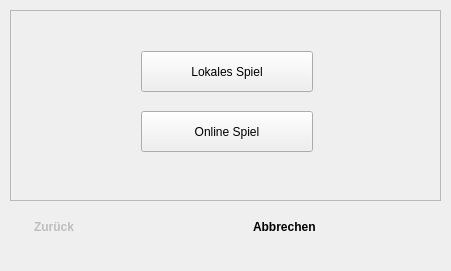
<?xml version="1.0" encoding="UTF-8"?>
<ui version="4.0">
 <class>SetupWindow</class>
 <widget class="QMainWindow" name="SetupWindow">
  <property name="geometry">
   <rect>
    <x>0</x>
    <y>0</y>
    <width>451</width>
    <height>271</height>
   </rect>
  </property>
  <property name="windowTitle">
   <string>Einrichtungsassistent</string>
  </property>
  <widget class="QWidget" name="centralwidget">
   <widget class="QStackedWidget" name="stackedWidget">
    <property name="geometry">
     <rect>
      <x>10</x>
      <y>10</y>
      <width>431</width>
      <height>191</height>
     </rect>
    </property>
    <property name="frameShape">
     <enum>QFrame::StyledPanel</enum>
    </property>
    <property name="frameShadow">
     <enum>QFrame::Plain</enum>
    </property>
    <property name="currentIndex">
     <number>0</number>
    </property>
    <widget class="QWidget" name="gameMode">
     <widget class="QPushButton" name="pushButton_3">
      <property name="geometry">
       <rect>
        <x>130</x>
        <y>40</y>
        <width>172</width>
        <height>41</height>
       </rect>
      </property>
      <property name="text">
       <string>Lokales Spiel</string>
      </property>
      <property name="iconSize">
       <size>
        <width>0</width>
        <height>0</height>
       </size>
      </property>
     </widget>
     <widget class="QPushButton" name="pushButton_4">
      <property name="geometry">
       <rect>
        <x>130</x>
        <y>100</y>
        <width>172</width>
        <height>41</height>
       </rect>
      </property>
      <property name="text">
       <string>Online Spiel</string>
      </property>
      <property name="iconSize">
       <size>
        <width>0</width>
        <height>0</height>
       </size>
      </property>
     </widget>
    </widget>
    <widget class="QWidget" name="createLocalGame">
     <widget class="QListWidget" name="listWidget_2">
      <property name="geometry">
       <rect>
        <x>180</x>
        <y>10</y>
        <width>101</width>
        <height>181</height>
       </rect>
      </property>
      <property name="styleSheet">
       <string notr="true">background-color: rgba(0, 0, 0, 0);</string>
      </property>
      <property name="frameShape">
       <enum>QFrame::NoFrame</enum>
      </property>
      <property name="frameShadow">
       <enum>QFrame::Sunken</enum>
      </property>
      <property name="layoutMode">
       <enum>QListView::SinglePass</enum>
      </property>
     </widget>
     <widget class="QPushButton" name="pushButton">
      <property name="geometry">
       <rect>
        <x>10</x>
        <y>40</y>
        <width>151</width>
        <height>23</height>
       </rect>
      </property>
      <property name="text">
       <string>Spieler hinzufügen</string>
      </property>
     </widget>
     <widget class="QPushButton" name="pushButton_2">
      <property name="geometry">
       <rect>
        <x>10</x>
        <y>100</y>
        <width>151</width>
        <height>23</height>
       </rect>
      </property>
      <property name="text">
       <string>Spieler entfernen</string>
      </property>
     </widget>
     <widget class="QPushButton" name="pushButton_8">
      <property name="geometry">
       <rect>
        <x>10</x>
        <y>130</y>
        <width>151</width>
        <height>23</height>
       </rect>
      </property>
      <property name="text">
       <string>Fertig</string>
      </property>
     </widget>
     <widget class="QLineEdit" name="lineEdit_3">
      <property name="geometry">
       <rect>
        <x>102</x>
        <y>10</y>
        <width>61</width>
        <height>20</height>
       </rect>
      </property>
      <property name="inputMask">
       <string>N</string>
      </property>
      <property name="placeholderText">
       <string>Taste</string>
      </property>
     </widget>
     <widget class="QLabel" name="label">
      <property name="geometry">
       <rect>
        <x>20</x>
        <y>13</y>
        <width>47</width>
        <height>13</height>
       </rect>
      </property>
      <property name="text">
       <string>Taste:</string>
      </property>
     </widget>
     <widget class="QListWidget" name="listWidget_3">
      <property name="geometry">
       <rect>
        <x>280</x>
        <y>10</y>
        <width>101</width>
        <height>181</height>
       </rect>
      </property>
      <property name="styleSheet">
       <string notr="true">background-color: rgba(0, 0, 0, 0);</string>
      </property>
      <property name="frameShape">
       <enum>QFrame::NoFrame</enum>
      </property>
      <property name="frameShadow">
       <enum>QFrame::Sunken</enum>
      </property>
      <property name="selectionMode">
       <enum>QAbstractItemView::NoSelection</enum>
      </property>
      <property name="layoutMode">
       <enum>QListView::SinglePass</enum>
      </property>
     </widget>
     <widget class="QPushButton" name="pushButton_9">
      <property name="geometry">
       <rect>
        <x>10</x>
        <y>70</y>
        <width>151</width>
        <height>23</height>
       </rect>
      </property>
      <property name="text">
       <string>KI hinzufügen (Beta)</string>
      </property>
     </widget>
    </widget>
    <widget class="QWidget" name="remoteGameChoice">
     <widget class="QPushButton" name="pushButton_6">
      <property name="geometry">
       <rect>
        <x>130</x>
        <y>40</y>
        <width>172</width>
        <height>41</height>
       </rect>
      </property>
      <property name="text">
       <string>Beitreten</string>
      </property>
      <property name="iconSize">
       <size>
        <width>0</width>
        <height>0</height>
       </size>
      </property>
     </widget>
     <widget class="QPushButton" name="pushButton_7">
      <property name="geometry">
       <rect>
        <x>130</x>
        <y>100</y>
        <width>172</width>
        <height>41</height>
       </rect>
      </property>
      <property name="text">
       <string>Erstellen</string>
      </property>
      <property name="iconSize">
       <size>
        <width>0</width>
        <height>0</height>
       </size>
      </property>
     </widget>
    </widget>
    <widget class="QWidget" name="joinRemoteGame">
     <widget class="QLineEdit" name="lineEdit">
      <property name="geometry">
       <rect>
        <x>150</x>
        <y>40</y>
        <width>131</width>
        <height>20</height>
       </rect>
      </property>
      <property name="inputMask">
       <string>000.000.000.000;_</string>
      </property>
      <property name="text">
       <string>127.0.0.1</string>
      </property>
      <property name="placeholderText">
       <string>Server IP</string>
      </property>
     </widget>
     <widget class="QLineEdit" name="lineEdit_2">
      <property name="geometry">
       <rect>
        <x>150</x>
        <y>70</y>
        <width>131</width>
        <height>20</height>
       </rect>
      </property>
      <property name="inputMask">
       <string>DDDDDD</string>
      </property>
      <property name="text">
       <string>1337</string>
      </property>
      <property name="placeholderText">
       <string>Server Port</string>
      </property>
     </widget>
     <widget class="QPushButton" name="pushButton_5">
      <property name="geometry">
       <rect>
        <x>150</x>
        <y>100</y>
        <width>131</width>
        <height>41</height>
       </rect>
      </property>
      <property name="text">
       <string>Beitreten</string>
      </property>
      <property name="iconSize">
       <size>
        <width>0</width>
        <height>0</height>
       </size>
      </property>
     </widget>
    </widget>
   </widget>
   <widget class="QCommandLinkButton" name="commandLinkButton">
    <property name="enabled">
     <bool>false</bool>
    </property>
    <property name="geometry">
     <rect>
      <x>21</x>
      <y>210</y>
      <width>191</width>
      <height>41</height>
     </rect>
    </property>
    <property name="text">
     <string>Zurück</string>
    </property>
    <property name="iconSize">
     <size>
      <width>0</width>
      <height>0</height>
     </size>
    </property>
    <property name="default">
     <bool>false</bool>
    </property>
   </widget>
   <widget class="QCommandLinkButton" name="commandLinkButton_2">
    <property name="geometry">
     <rect>
      <x>240</x>
      <y>210</y>
      <width>191</width>
      <height>41</height>
     </rect>
    </property>
    <property name="layoutDirection">
     <enum>Qt::LeftToRight</enum>
    </property>
    <property name="text">
     <string>Abbrechen</string>
    </property>
    <property name="iconSize">
     <size>
      <width>0</width>
      <height>0</height>
     </size>
    </property>
   </widget>
  </widget>
 </widget>
 <resources/>
 <connections/>
</ui>
